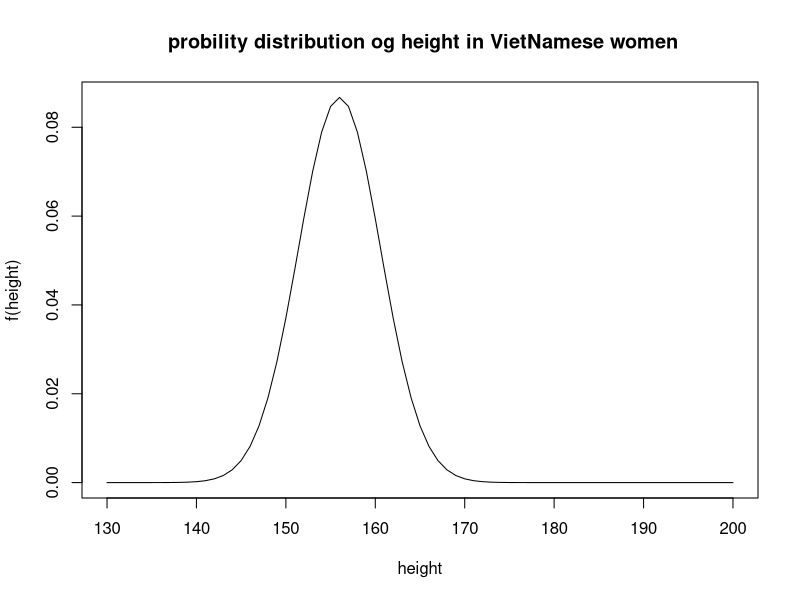

Reproduce this figure in R.
height=seq(130,200,1)
height
plot(height,dnorm(height,156,4.6),type="l",ylab="f(height)",xlab="height",main=" probility distribution og height in VietNamese women")


